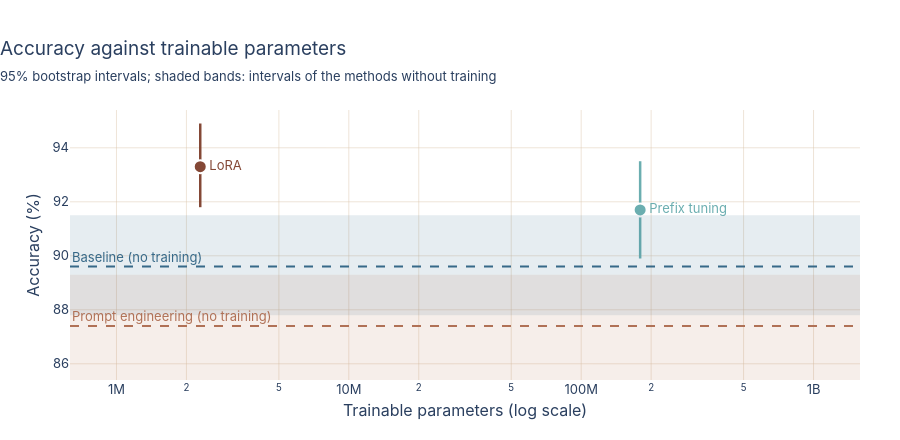

This figure's notebook cell:
### Markdown cell above
## 6. Accuracy against trainable parameters

### Code cell
trainable = {m: t["trainable_parameters"] for m, t in trainings.items()}
save(plot_efficiency(runs, trainable), "efficiency")

### Figure 1 — Plotly figure (JSON) as saved in the notebook; plotly's stock layout.template omitted (floating-point values rounded to 4 significant figures)
{"data": [{"error_y": {"array": [1.802], "arrayminus": [1.8], "color": "#6baeb0", "thickness": 2.5, "type": "data", "width": 0}, "hovertemplate": "Prefix tuning: %{y:.1f}% with 179,387,392 trainable parameters<extra></extra>", "marker": {"color": "#6baeb0", "line": {"color": "white", "width": 2}, "size": 13}, "mode": "markers+text", "showlegend": false, "text": ["Prefix tuning"], "textfont": {"color": "#6baeb0"}, "textposition": "middle right", "type": "scatter", "x": [179387392], "y": [91.7]}, {"error_y": {"array": [1.6], "arrayminus": [1.5], "color": "#844836", "thickness": 2.5, "type": "data", "width": 0}, "hovertemplate": "LoRA: %{y:.1f}% with 2,293,760 trainable parameters<extra></extra>", "marker": {"color": "#844836", "line": {"color": "white", "width": 2}, "size": 13}, "mode": "markers+text", "showlegend": false, "text": ["LoRA"], "textfont": {"color": "#844836"}, "textposition": "middle right", "type": "scatter", "x": [2293760], "y": [93.3]}], "layout": {"annotations": [{"font": {"color": "#376988"}, "showarrow": false, "text": "Baseline (no training)", "x": 0, "xanchor": "left", "xref": "x domain", "y": 89.6, "yanchor": "bottom", "yref": "y"}, {"font": {"color": "#b07156"}, "showarrow": false, "text": "Prompt engineering (no training)", "x": 0, "xanchor": "left", "xref": "x domain", "y": 87.4, "yanchor": "bottom", "yref": "y"}], "height": 440, "shapes": [{"fillcolor": "rgba(55, 105, 136, 0.12)", "line": {"width": 0}, "type": "rect", "x0": 0, "x1": 1, "xref": "x domain", "y0": 87.8, "y1": 91.5, "yref": "y"}, {"line": {"color": "#376988", "dash": "dash", "width": 2}, "type": "line", "x0": 0, "x1": 1, "xref": "x domain", "y0": 89.6, "y1": 89.6, "yref": "y"}, {"fillcolor": "rgba(176, 113, 86, 0.12)", "line": {"width": 0}, "type": "rect", "x0": 0, "x1": 1, "xref": "x domain", "y0": 85.4, "y1": 89.3, "yref": "y"}, {"line": {"color": "#b07156", "dash": "dash", "width": 2}, "type": "line", "x0": 0, "x1": 1, "xref": "x domain", "y0": 87.4, "y1": 87.4, "yref": "y"}], "title": {"subtitle": {"text": "95% bootstrap intervals; shaded bands: intervals of the methods without training"}, "text": "Accuracy against trainable parameters"}, "xaxis": {"range": [5.8, 9.2], "title": {"text": "Trainable parameters (log scale)"}, "type": "log"}, "yaxis": {"title": {"text": "Accuracy (%)"}}}}
